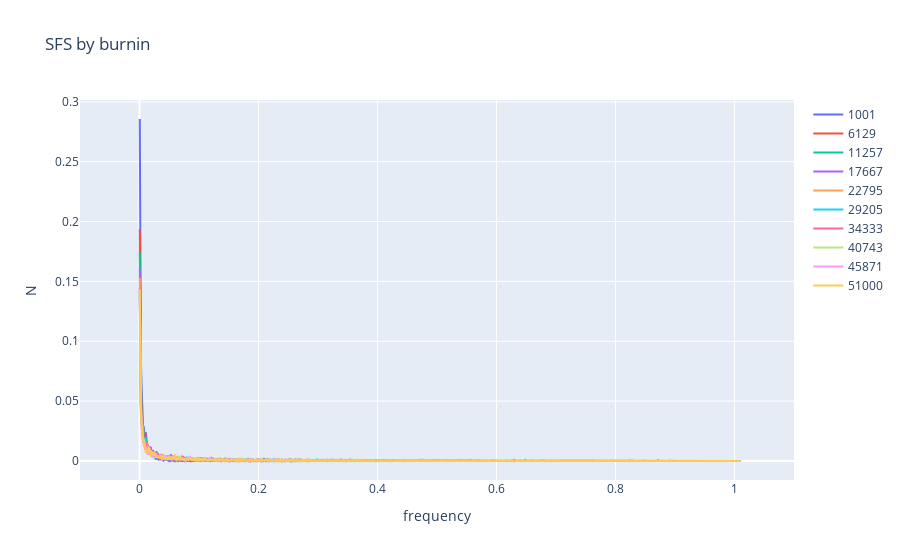

The code cell stored with this chart in its notebook:
### Code cell
available= list(data.keys())
times_dict= {
    sim_t: int(data[sim_t]['args']['evt']) for sim_t in available
}

sorted_avail= sorted(times_dict,key= times_dict.get,reverse= False)

Nplot= 10
plot_whom= np.linspace(0,len(available)-1,Nplot,dtype=int)

Nbin= N_inds
n_bins= np.linspace(0,1.01,Nbin)
pop= 'pop0'

fig= go.Figure()

for sim_idx in plot_whom:
    sim_t= sorted_avail[sim_idx]
    gen_time= data[sim_t]['args']['evt']
    freqs= data[sim_t]['freqs'][pop]
    N= len(freqs)
    
    fig.add_trace(go.Histogram(
        x=freqs,
        histnorm='percent',
        name=str(int(gen_time) + 1000), # name used in legend and hover labels
        xbins=dict( # bins used for histogram
            start=0,
            end=1,
            size= 1 / N_inds
        ),
        #marker_color='#EB89B5',
        opacity=0.75
    ))
    

layout= go.Layout(
    xaxis= dict(
        range= [-0.1,1.1],
        title= 'frequency'
    ),
    yaxis= dict(
        title= 'N'
    ),
    title= 'SFS by burnin'
)

fig['layout']= layout

#fig.to_image(format="png", width=2000, height=1500, scale=2)
iplot(fig)

### Figure 1 — Plotly figure (JSON) as saved in the notebook; plotly's stock layout.template omitted (floating-point values rounded to 4 significant figures; data arrays with more than 128 entries replaced by an {"elided": "..."} marker saying what was removed)
{"data": [{"name": "1001", "type": "scatter", "x": {"elided": "1091 float values"}, "y": {"elided": "1091 float values"}}, {"name": "6129", "type": "scatter", "x": {"elided": "1091 float values"}, "y": {"elided": "1091 float values"}}, {"name": "11257", "type": "scatter", "x": {"elided": "1091 float values"}, "y": {"elided": "1091 float values"}}, {"name": "17667", "type": "scatter", "x": {"elided": "1091 float values"}, "y": {"elided": "1091 float values"}}, {"name": "22795", "type": "scatter", "x": {"elided": "1091 float values"}, "y": {"elided": "1091 float values"}}, {"name": "29205", "type": "scatter", "x": {"elided": "1091 float values"}, "y": {"elided": "1091 float values"}}, {"name": "34333", "type": "scatter", "x": {"elided": "1091 float values"}, "y": {"elided": "1091 float values"}}, {"name": "40743", "type": "scatter", "x": {"elided": "1091 float values"}, "y": {"elided": "1091 float values"}}, {"name": "45871", "type": "scatter", "x": {"elided": "1091 float values"}, "y": {"elided": "1091 float values"}}, {"name": "51000", "type": "scatter", "x": {"elided": "1091 float values"}, "y": {"elided": "1091 float values"}}], "layout": {"title": {"text": "SFS by burnin"}, "xaxis": {"range": [-0.1, 1.1], "title": {"text": "frequency"}}, "yaxis": {"title": {"text": "N"}}}}
